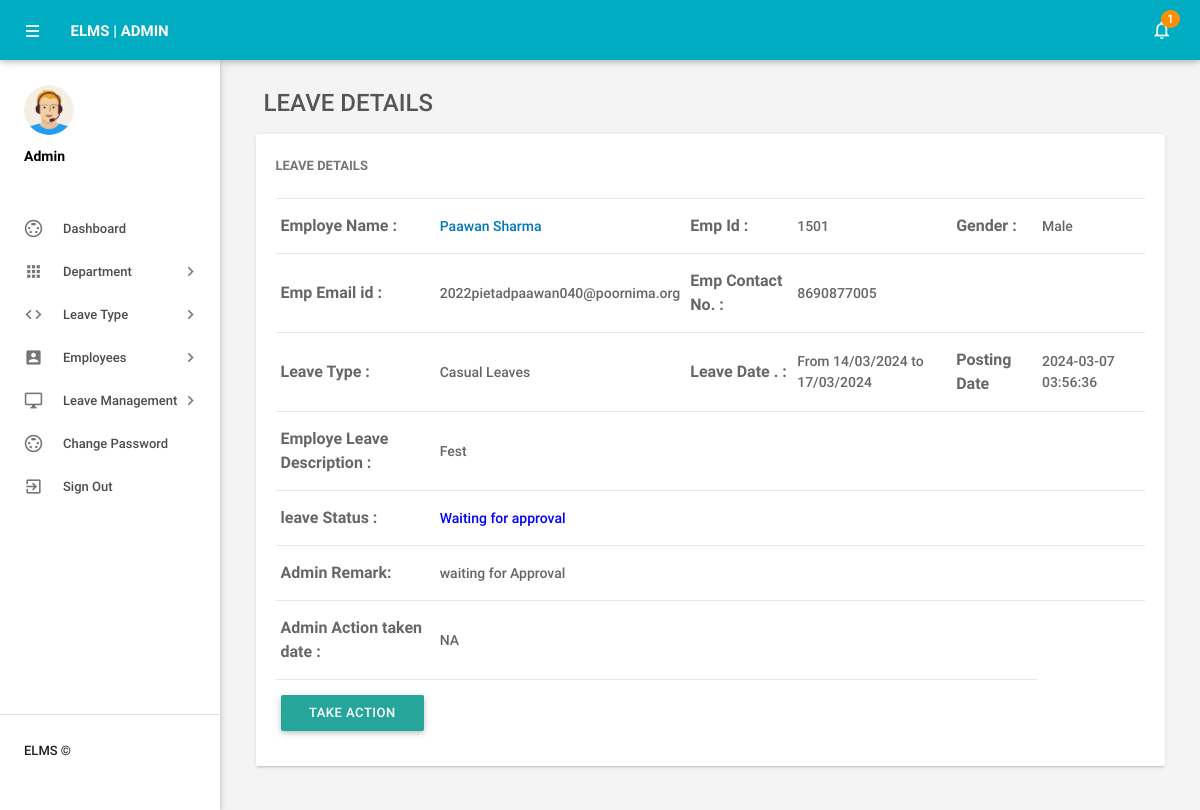
Screenshot of /admin/leave-details.php?leaveid=18 (signed in) with the database file from the repository.
### tables this page shows
CREATE TABLE `tblleaves` (
  `id` int(11) NOT NULL,
  `LeaveType` varchar(110) DEFAULT NULL,
  `ToDate` varchar(120) DEFAULT NULL,
  `FromDate` varchar(120) DEFAULT NULL,
  `Description` mediumtext DEFAULT NULL,
  `PostingDate` timestamp NULL DEFAULT current_timestamp(),
  `AdminRemark` mediumtext DEFAULT NULL,
  `AdminRemarkDate` varchar(120) DEFAULT NULL,
  `Status` int(1) DEFAULT NULL,
  `IsRead` int(1) DEFAULT NULL,
  `empid` int(11) DEFAULT NULL
);

CREATE TABLE `tblemployees` (
  `id` int(11) NOT NULL,
  `EmpId` varchar(100) NOT NULL,
  `FirstName` varchar(150) DEFAULT NULL,
  `LastName` varchar(150) DEFAULT NULL,
  `EmailId` varchar(200) DEFAULT NULL,
  `Password` varchar(180) DEFAULT NULL,
  `Gender` varchar(100) DEFAULT NULL,
  `Dob` varchar(100) DEFAULT NULL,
  `Department` varchar(255) DEFAULT NULL,
  `Address` varchar(255) DEFAULT NULL,
  `City` varchar(200) DEFAULT NULL,
  `Country` varchar(150) DEFAULT NULL,
  `Phonenumber` char(11) DEFAULT NULL,
  `Status` int(1) DEFAULT NULL,
  `RegDate` timestamp NULL DEFAULT current_timestamp()
);

### admin/leave-details.php (the view, shortened to what this page needs)
<?php
include('includes/config.php');
if(strlen($_SESSION['alogin'])==0)
    {
header('location:index.php');
}
else{
 ?>
<!DOCTYPE html>
<html lang="en">
    <head>
        <link type="text/css" rel="stylesheet" href="../assets/plugins/materialize/css/materialize.min.css"/>
        <link href="../assets/plugins/material-preloader/css/materialPreloader.min.css" rel="stylesheet">
        <link href="../assets/plugins/datatables/css/jquery.dataTables.min.css" rel="stylesheet">
                <link href="../assets/plugins/google-code-prettify/prettify.css" rel="stylesheet" type="text/css"/>
        <link href="../assets/css/alpha.min.css" rel="stylesheet" type="text/css"/>
        <link href="../assets/css/custom.css" rel="stylesheet" type="text/css"/>
    </head>
    <body>
       <?php include('includes/header.php');?>
       <?php include('includes/sidebar.php');?>
            <main class="mn-inner">
                <div class="row">
                    <div class="col s12">
                        <div class="page-title" style="font-size:24px;">Leave Details</div>
                    </div>
                    <div class="col s12 m12 l12">
                        <div class="card">
                            <div class="card-content">
                                <span class="card-title">Leave Details</span>
                                <table id="example" class="display responsive-table ">
                                    <tbody>
<?php
$lid=intval($_GET['leaveid']);
$sql = "SELECT tblleaves.id as lid,tblemployees.FirstName,tblemployees.LastName,tblemployees.EmpId,tblemployees.id,tblemployees.Gender,tblemployees.Phonenumber,tblemployees.EmailId,tblleaves.LeaveType,tblleaves.ToDate,tblleaves.FromDate,tblleaves.Description,tblleaves.PostingDate,tblleaves.Status,tblleaves.AdminRemark,tblleaves.AdminRemarkDate from tblleaves join tblemployees on tblleaves.empid=tblemployees.id where tblleaves.id=:lid";
$query = $dbh -> prepare($sql);
$query->bindParam(':lid',$lid,PDO::PARAM_STR);
$query->execute();
$results=$query->fetchAll(PDO::FETCH_OBJ);
$cnt=1;
if($query->rowCount() > 0)
{
foreach($results as $result)
{
      ?>
                                        <tr>
                                            <td style="font-size:16px;"> <b>Employe Name :</b></td>
                                              <td><a href="editemployee.php?empid=<?php echo htmlentities($result->id);?>" target="_blank">
                                                <?php echo htmlentities($result->FirstName." ".$result->LastName);?></a></td>
                                              <td style="font-size:16px;"><b>Emp Id :</b></td>
                                              <td><?php echo htmlentities($result->EmpId);?></td>
                                              <td style="font-size:16px;"><b>Gender :</b></td>
                                              <td><?php echo htmlentities($result->Gender);?></td>
                                          </tr>
                                          <tr>
                                             <td style="font-size:16px;"><b>Emp Email id :</b></td>
                                            <td><?php echo htmlentities($result->EmailId);?></td>
                                             <td style="font-size:16px;"><b>Emp Contact No. :</b></td>
                                            <td><?php echo htmlentities($result->Phonenumber);?></td>
                                            <td>&nbsp;</td>
                                             <td>&nbsp;</td>
                                        </tr>
  <tr>
                                             <td style="font-size:16px;"><b>Leave Type :</b></td>
                                            <td><?php echo htmlentities($result->LeaveType);?></td>
                                             <td style="font-size:16px;"><b>Leave Date . :</b></td>
                                            <td>From <?php echo htmlentities($result->FromDate);?> to <?php echo htmlentities($result->ToDate);?></td>
                                            <td style="font-size:16px;"><b>Posting Date</b></td>
                                           <td><?php echo htmlentities($result->PostingDate);?></td>
                                        </tr>
<tr>
                                             <td style="font-size:16px;"><b>Employe Leave Description : </b></td>
                                            <td colspan="5"><?php echo htmlentities($result->Description);?></td>
                                        </tr>
<tr>
<td style="font-size:16px;"><b>leave Status :</b></td>
<td colspan="5"><?php $stats=$result->Status;
if($stats==1){
?>
<span style="color: green">Approved</span>
 <?php } if($stats==2)  { ?>
<span style="color: red">Not Approved</span>
<?php } if($stats==0)  { ?>
 <span style="color: blue">Waiting for approval</span>
 <?php } ?>
</td>
</tr>
<tr>
<td style="font-size:16px;"><b>Admin Remark: </b></td>
<td colspan="5"><?php
if($result->AdminRemark==""){
  echo "waiting for Approval";
}
else{
echo htmlentities($result->AdminRemark);
}
?></td>
 </tr>
 <tr>
<td style="font-size:16px;"><b>Admin Action taken date : </b></td>
<td colspan="5"><?php
if($result->AdminRemarkDate==""){
  echo "NA";
}
else{
echo htmlentities($result->AdminRemarkDate);
}
?></td>
 </tr>
<?php
if($stats==0)
{
?>
<tr>
 <td colspan="5">
  <a class="modal-trigger waves-effect waves-light btn" href="#modal1">Take&nbsp;Action</a>
 </td>
</tr>
<?php } ?>
                                         <?php $cnt++;} }?>
                                    </tbody>
                                </table>
                            </div>
                        </div>
                    </div>
                </div>
            </main>
        </div>
        <div class="left-sidebar-hover"></div>
    </body>
</html>
<?php } ?>

### rows the page displays
tblleaves: tblemployees.FirstName+LastName "Paawan Sharma", tblemployees.EmpId "1501", tblemployees.Gender "Male", tblemployees.EmailId "2022pietadpaawan040@poornima.org", tblemployees.Phonenumber "8690877005", LeaveType "Casual Leaves", FromDate "14/03/2024", ToDate "17/03/2024", PostingDate "2024-03-07 03:56:36", Description "Fest", Status "Waiting for approval", shows "waiting for Approval", shows "NA"

### other values shown
$unreadcount "1"
